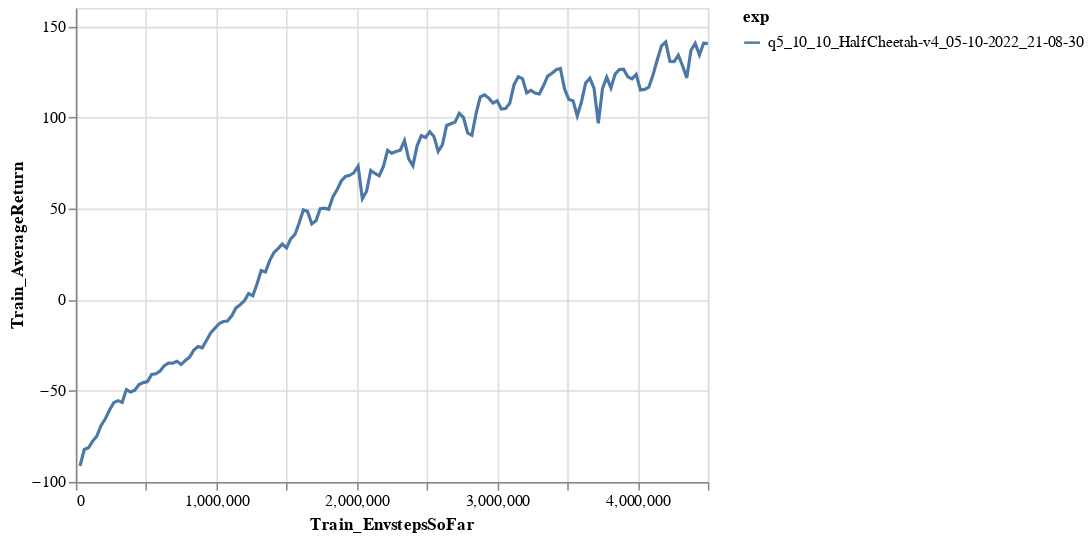

Write notebook code for a chart like this one.
### Code cell
chart = alt.Chart(df_q5).mark_line().encode(
    x=xtag,
    y=ytag,
    color='exp'
)
chart = chart.configure_legend(
    labelLimit=1000
)
chart

### Figure 1 — Vega-Lite specification as saved in the notebook (floating-point values rounded to 4 significant figures; data arrays with more than 128 entries replaced by an {"elided": "..."} marker saying what was removed)
{"config": {"view": {"continuousWidth": 400, "continuousHeight": 300}, "legend": {"labelLimit": 1000}}, "data": {"name": "data-bbe3b98ecf278e0e15fb5e6897f0e2af"}, "mark": "line", "encoding": {"color": {"field": "exp", "type": "nominal"}, "x": {"field": "Train_EnvstepsSoFar", "type": "quantitative"}, "y": {"field": "Train_AverageReturn", "type": "quantitative"}}, "$schema": "https://vega.github.io/schema/vega-lite/v4.17.0.json", "datasets": {"data-bbe3b98ecf278e0e15fb5e6897f0e2af": {"elided": "150 records"}}}
